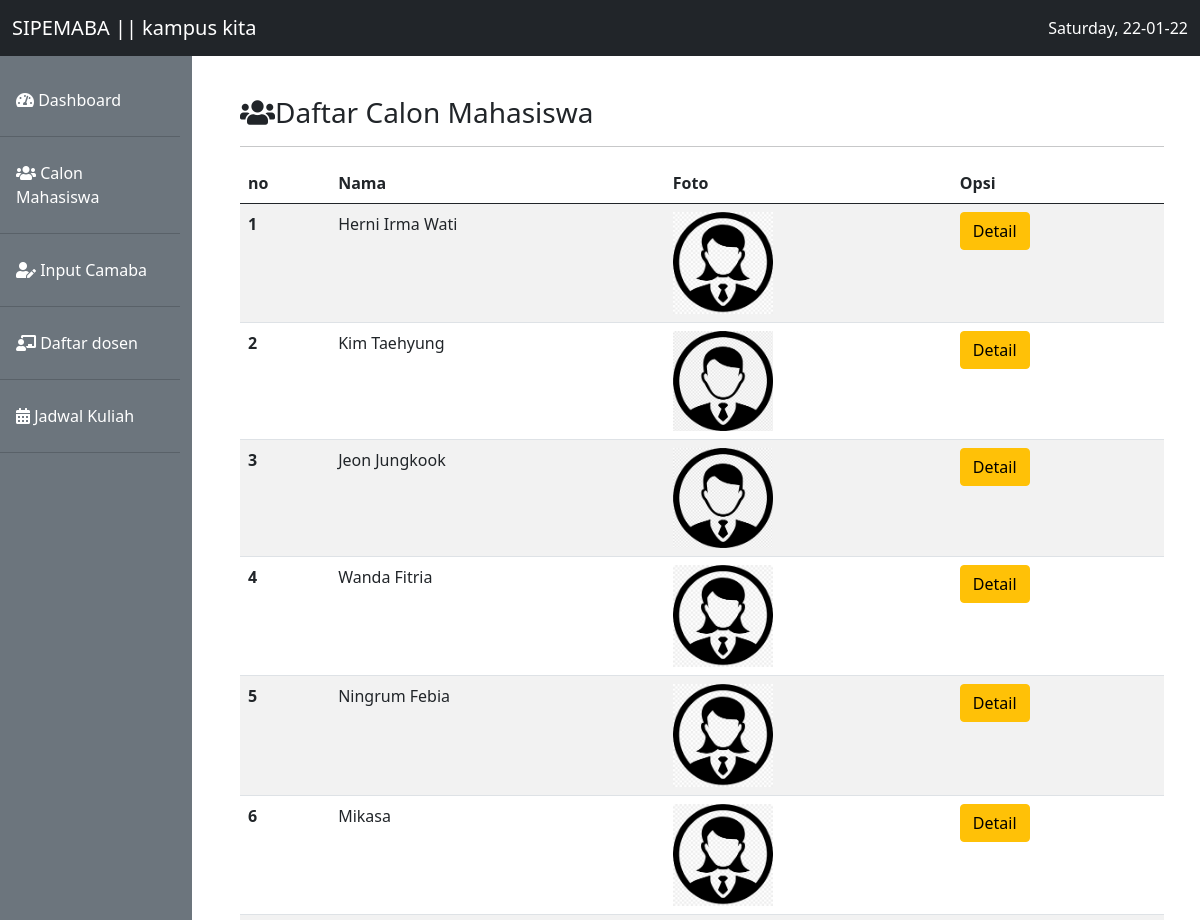
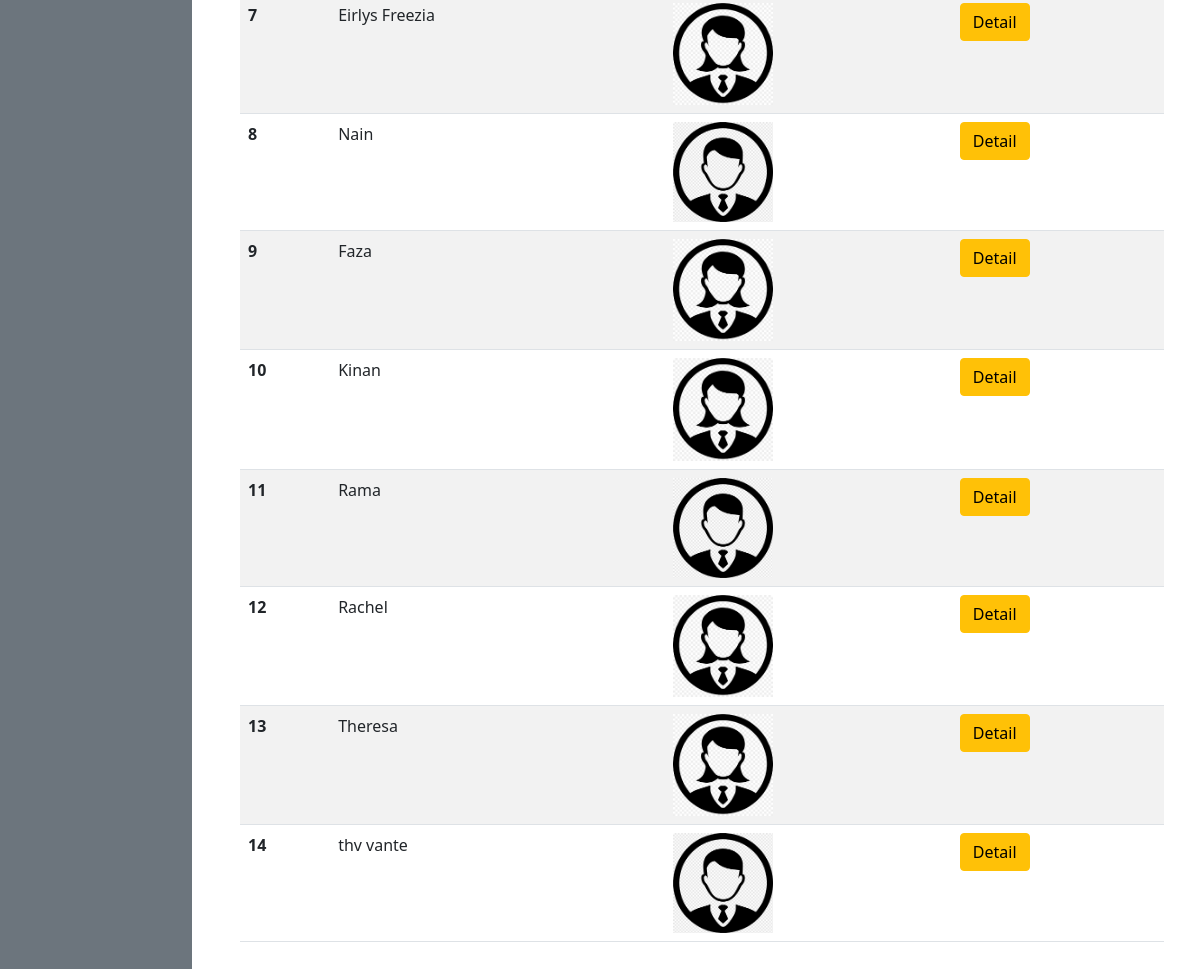
The page / on the database its author committed (2 pictures, top to bottom).
### tables this page shows
CREATE TABLE `calon_mhs` (
  `id` int(11) NOT NULL,
  `nama` varchar(40) NOT NULL,
  `alamat` varchar(255) NOT NULL,
  `jenis_kelamin` varchar(9) NOT NULL,
  `agama` varchar(9) NOT NULL,
  `sekolah_asal` varchar(20) NOT NULL,
  `foto_maba` varchar(30) NOT NULL
);

### function.php (called while the page is built, shortened)
<?php
    $conn = mysqli_connect('localhost','root','','wpsmt5');
    function query($query)
    {
        global $conn;
        $result = mysqli_query($conn,$query);
        $rows = [];
        while ($row = mysqli_fetch_assoc($result)){
            $rows[]=$row;
        }
        return $rows;
    }
?>

### index.php (the view, shortened to what this page needs)
<?php
require 'function.php';
$camaba = query("SELECT * FROM calon_mhs");
?>
<!doctype html>
<html lang="en">
  <head>
    <link href="tema/bootstrap/css/bootstrap.min.css" rel="stylesheet">
    <link rel = "stylesheet" href="tema/fontawesome/css/all.min.css">
  </head>
  <body>
    <nav class="navbar navbar-expand-lg navbar-light bg-light bg-dark fixed-top">
    <div class="container-fluid">
        <a class="navbar-brand text-white" href="#">SIPEMABA || kampus kita</a>
        <div class="collapse navbar-collapse" id="navbarSupportedContent">
        <div class ="text-white">
            <?php echo date('l, d-m-y');
            ?>
        </div>
        </div>
    </div>
    </nav>
    <div class="row mt-5">
        <div class="col-md-2 mt-2 pr-3 pt-4 bg-secondary">
        <ul class="nav flex-column">
        <li class="nav-item">
            <a class="nav-link text-white" aria-current="page" href="#"><i class="fas fa-tachometer-alt"></i> Dashboard</a><hr class="bg-dark">
        </li>
        <li class="nav-item">
            <a class="nav-link text-white" href="index.php"><i class="fas fa-users"></i> Calon Mahasiswa</a><hr class="bg-dark">
        </li>
        <li class="nav-item">
            <a class="nav-link text-white" href="inputdata.php"><i class="fas fa-user-edit"></i> Input Camaba </a><hr class="bg-dark">
        </li>
        <li class="nav-item">
            <a class="nav-link text-white" href="#"><i class="fas fa-chalkboard-teacher"></i> Daftar dosen</a><hr class="bg-dark">
        </li>
        <li class="nav-item">
            <a class="nav-link text-white" href="#"><i class="fas fa-calendar-alt"></i> Jadwal Kuliah</a><hr class="bg-dark">
        </li>
        </ul>
        </div>
        <div class="col-md-10 p-5 pt-5">
        <h3><i class="fas fa-users"></i>Daftar Calon Mahasiswa</h3><hr>
        <table class="table table-striped">
            <thead>
            <tr>
            <th scope="col">no</th>
            <th scope="col">Nama</th>
            <th scope="col">Foto</th>
            <th scope="col">Opsi</th>
            </tr>
        </thead>
        <tbody>
            <?php $no=1; ?>
            <?php foreach ($camaba as $cmb ) : ?>
            <tr>
            <th scope="row"><?php echo $no; ?></th>
            <td><?php echo $cmb['nama']; ?></td>
            <td><img src="image/<?= $cmb['foto_maba']; ?>" width="100px"></td>
            <td><a href="detail.php?id=<?= $cmb['id']; ?>" class="btn btn-warning" role="button">Detail</a></td>
            </tr>
            <?php $no++ ?>
            <?php endforeach ?>
        </tbody>
          </table>
        </div>
    </div>
  </body>
</html>

### rows shown on the page
calon_mhs: nama "Herni Irma Wati", foto_maba (picture)
calon_mhs: nama "Kim Taehyung", foto_maba (picture)
calon_mhs: nama "Jeon Jungkook", foto_maba (picture)
calon_mhs: nama "Wanda Fitria", foto_maba (picture)
calon_mhs: nama "Ningrum Febia", foto_maba (picture)
calon_mhs: nama "Mikasa", foto_maba (picture)
calon_mhs: nama "Eirlys Freezia", foto_maba (picture)
calon_mhs: nama "Nain", foto_maba (picture)
calon_mhs: nama "Faza", foto_maba (picture)
calon_mhs: nama "Kinan", foto_maba (picture)
calon_mhs: nama "Rama", foto_maba (picture)
calon_mhs: nama "Rachel", foto_maba (picture)
calon_mhs: nama "Theresa", foto_maba (picture)
calon_mhs: nama "thv vante", foto_maba (picture)
